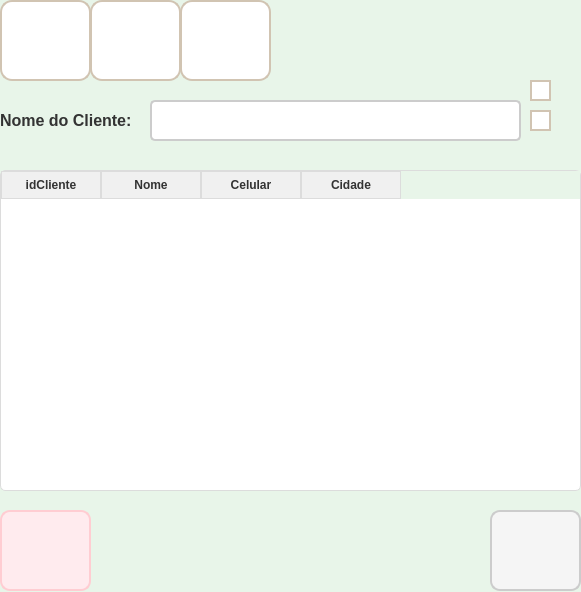
<?xml version="1.0" encoding="UTF-8"?>
<ui version="4.0">
 <class>frm_Cliente</class>
 <widget class="QWidget" name="frm_Cliente">
  <property name="geometry">
   <rect>
    <x>0</x>
    <y>0</y>
    <width>581</width>
    <height>592</height>
   </rect>
  </property>
  <property name="windowTitle">
   <string>Form</string>
  </property>
  <property name="styleSheet">
   <string notr="true">QWidget {
    background-color: #e8f5e9;
}</string>
  </property>
  <widget class="QPushButton" name="btn_Add">
   <property name="geometry">
    <rect>
     <x>0</x>
     <y>0</y>
     <width>91</width>
     <height>81</height>
    </rect>
   </property>
   <property name="styleSheet">
    <string notr="true">QPushButton {
    background-color: #ffffff; 
    border: 2px solid #d1c4b2; 
    border-radius: 12px; 
    color: #5a5a5a; 
    font-size: 14px;
    font-weight: bold; 
    padding: 10px 16px;
    background-image:url(:/icon_add/adicionar.png);
    background-repeat: no-repeat;
    background-position: center;
    transition: all 0.3s ease;
}

QPushButton:hover {
    background-color: #f2ebe0;
    border-color: #c4b49e;
}

QPushButton:pressed {
    background-color: #e8dfcf; 
    border-color: #b39b8d;
    padding-left: 12px;
    padding-top: 4px;
}</string>
   </property>
   <property name="text">
    <string/>
   </property>
  </widget>
  <widget class="QPushButton" name="btn_voltar">
   <property name="geometry">
    <rect>
     <x>490</x>
     <y>510</y>
     <width>91</width>
     <height>81</height>
    </rect>
   </property>
   <property name="styleSheet">
    <string notr="true">QPushButton{
    background-color: #f5f5f5; 
    border: 2px solid #cccccc;
    border-radius: 10px; 
    padding: 10px; 
    color: #333333; 
    font-size: 14px; 
	background-image:url(:/icon_volt/retornar.png);
    background-repeat: no-repeat; 
    background-position: center;
	transition: all 0.3s ease;
}
QPushButton:hover{
    background-color: #e0e0e0; 
    border-color: #aaaaaa;
	transform: scale(1.05); 
}
QPushButton:pressed{
	background-color: #d6d6d6;
	border-color: #888888;
	transform: scale(0.95);
}</string>
   </property>
   <property name="text">
    <string/>
   </property>
  </widget>
  <widget class="QPushButton" name="btn_consul">
   <property name="geometry">
    <rect>
     <x>180</x>
     <y>0</y>
     <width>91</width>
     <height>81</height>
    </rect>
   </property>
   <property name="styleSheet">
    <string notr="true">QPushButton {
    background-color: #ffffff; 
    border: 2px solid #d1c4b2; 
    border-radius: 12px; 
    color: #5a5a5a;
    font-size: 14px;
    font-weight: bold;
    padding: 10px 16px; 
    background-image:url(:/icon_alt/consultar.png);
    background-repeat: no-repeat;
    background-position: center;
    transition: all 0.3s ease;
}

QPushButton:hover {
    background-color: #f2ebe0;
    border-color: #c4b49e;
}

QPushButton:pressed {
    background-color: #e8dfcf;
    border-color: #b39b8d;
    padding-left: 12px;
    padding-top: 4px;
}</string>
   </property>
   <property name="text">
    <string/>
   </property>
  </widget>
  <widget class="QPushButton" name="btn_alterar">
   <property name="geometry">
    <rect>
     <x>90</x>
     <y>0</y>
     <width>91</width>
     <height>81</height>
    </rect>
   </property>
   <property name="styleSheet">
    <string notr="true">QPushButton {
    background-color: #ffffff; 
    border: 2px solid #d1c4b2; 
    border-radius: 12px; 
    color: #5a5a5a; 
    font-size: 14px;
    font-weight: bold; 
    padding: 10px 16px;
    background-image:url(:/icon_alt/alterar.png);
    background-repeat: no-repeat;
    background-position: center;
    transition: all 0.3s ease;
}

QPushButton:hover {
    background-color: #f2ebe0;
    border-color: #c4b49e;
}

QPushButton:pressed {
    background-color: #e8dfcf; 
    border-color: #b39b8d;
    padding-left: 12px;
    padding-top: 4px;
}</string>
   </property>
   <property name="text">
    <string/>
   </property>
  </widget>
  <widget class="QPushButton" name="btn_excluir">
   <property name="geometry">
    <rect>
     <x>0</x>
     <y>510</y>
     <width>91</width>
     <height>81</height>
    </rect>
   </property>
   <property name="styleSheet">
    <string notr="true">QPushButton {
    background-color: #ffebee; 
    border: 2px solid #ffcdd2;
    border-radius: 10px;
    color: #b71c1c; 
    font-size: 14px;
    font-weight: bold;
    padding: 10px 16px;
    background-image:url(:/icon_exc/excluir.png);
    background-repeat: no-repeat;
    background-position: center;
    padding-left: 40px;
    transition: all 0.3s ease;
}

QPushButton:hover {
    background-color: #ffcdd2;
    border-color: #e57373;
    color: #d32f2f; 
}

QPushButton:pressed {
    background-color: #e57373;
    border-color: #b71c1c;
    padding-left: 44px;
    padding-top: 2px;
}</string>
   </property>
   <property name="text">
    <string/>
   </property>
  </widget>
  <widget class="QPushButton" name="btn_pesquisar">
   <property name="geometry">
    <rect>
     <x>530</x>
     <y>110</y>
     <width>21</width>
     <height>21</height>
    </rect>
   </property>
   <property name="styleSheet">
    <string notr="true">QPushButton {
    background-color: #ffffff; 
    border: 2px solid #d1c4b2; 
    border-radius: 12px;
    color: #5a5a5a; 
    font-size: 14px;
    font-weight: bold; 
    padding: 10px 16px;
    background-image:url(:/icon_pesq/pesquisar.png); 
    background-repeat: no-repeat;
    background-position: center;
    transition: all 0.3s ease; 
}

QPushButton:hover {
    background-color: #f2ebe0; 
    border-color: #c4b49e;
}

QPushButton:pressed {
    background-color: #e8dfcf;
    border-color: #b39b8d; 
    padding-left: 12px; 
    padding-top: 4px;
}</string>
   </property>
   <property name="text">
    <string/>
   </property>
  </widget>
  <widget class="QLabel" name="lbl_nomeCliente">
   <property name="geometry">
    <rect>
     <x>0</x>
     <y>110</y>
     <width>151</width>
     <height>21</height>
    </rect>
   </property>
   <property name="font">
    <font>
     <pointsize>-1</pointsize>
     <weight>75</weight>
     <bold>true</bold>
    </font>
   </property>
   <property name="styleSheet">
    <string notr="true">QLabel {
    font-size: 16px;
    color: #333333;
    font-weight: bold;
    text-shadow: 1px 1px 2px rgba(0, 0, 0, 0.4);
}
</string>
   </property>
   <property name="text">
    <string>Nome do Cliente:</string>
   </property>
  </widget>
  <widget class="QLineEdit" name="txt_nomeCliente">
   <property name="geometry">
    <rect>
     <x>150</x>
     <y>100</y>
     <width>371</width>
     <height>41</height>
    </rect>
   </property>
   <property name="font">
    <font>
     <pointsize>-1</pointsize>
    </font>
   </property>
   <property name="styleSheet">
    <string notr="true">QLineEdit {
    border: 2px solid #cccccc; 
    border-radius: 5px; 
    padding: 6px; 
    font-size: 14px; 
    background-color: #ffffff;
    transition: all 0.3s ease;
}

QLineEdit:hover {
    border: 2px solid #3f51b5; 
    background-color: #f5f5f5; 
}
</string>
   </property>
  </widget>
  <widget class="QPushButton" name="btn_filtro">
   <property name="geometry">
    <rect>
     <x>530</x>
     <y>80</y>
     <width>21</width>
     <height>21</height>
    </rect>
   </property>
   <property name="styleSheet">
    <string notr="true">QPushButton {
    background-color: #ffffff; 
    border: 2px solid #d1c4b2; 
    border-radius: 12px;
    color: #5a5a5a; 
    font-size: 14px; 
    font-weight: bold;
    padding: 10px 16px; 
    background-image:url(:/icon_filt/filtro.png);
    background-repeat: no-repeat;
    background-position: center;
    transition: all 0.3s ease; 
}

QPushButton:hover {
    background-color: #f2ebe0; 
    border-color: #c4b49e;
}

QPushButton:pressed {
    background-color: #e8dfcf; 
    border-color: #b39b8d; 
    padding-left: 12px;
    padding-top: 4px;
}</string>
   </property>
   <property name="text">
    <string/>
   </property>
  </widget>
  <widget class="QTableWidget" name="tableWidget">
   <property name="geometry">
    <rect>
     <x>0</x>
     <y>170</y>
     <width>581</width>
     <height>321</height>
    </rect>
   </property>
   <property name="styleSheet">
    <string notr="true">QTableWidget, QTableView {
    border: 1px solid #dcdcdc; 
    border-radius: 5px; 
    gridline-color: #dcdcdc; 
    background-color: #ffffff; 
    font-size: 14px; 
    color: #333333; 
}

QHeaderView::section {
    background-color: #f0f0f0; 
    color: #333333;
    font-weight: bold; 
    border: 1px solid #dcdcdc; 
    padding: 4px; 
}

QTableWidget::item:selected, QTableView::item:selected {
    background-color: #b3d9ff; 
    color: #000000;
}

QTableCornerButton::section {
    background-color: #f0f0f0; 
    border: 1px solid #dcdcdc;
}

QScrollBar:vertical {
    background: #f0f0f0;
    width: 12px; 
    margin: 2px 0 2px 0; 
    border: none; 
}

QScrollBar::handle:vertical {
    background: #b0bec5; 
    min-height: 20px; 
    border-radius: 6px; 
}

QScrollBar::handle:vertical:hover {
    background: #90a4ae; 
}

QScrollBar::add-line:vertical, QScrollBar::sub-line:vertical {
    background: none; 
    height: 0px; 
}

QScrollBar::add-page:vertical, QScrollBar::sub-page:vertical {
    background: none; 
}

QScrollBar:horizontal {
    background: #f0f0f0; 
    height: 12px; 
    margin: 0 2px 0 2px; 
    border: none;
}

QScrollBar::handle:horizontal {
    background: #b0bec5;
    min-width: 20px; 
    border-radius: 6px;
}

QScrollBar::handle:horizontal:hover {
    background: #90a4ae; 
}

QScrollBar::add-line:horizontal, QScrollBar::sub-line:horizontal {
    background: none;
    width: 0px;
}

QScrollBar::add-page:horizontal, QScrollBar::sub-page:horizontal {
    background: none;
}
</string>
   </property>
   <column>
    <property name="text">
     <string>idCliente</string>
    </property>
   </column>
   <column>
    <property name="text">
     <string>Nome</string>
    </property>
   </column>
   <column>
    <property name="text">
     <string>Celular</string>
    </property>
   </column>
   <column>
    <property name="text">
     <string>Cidade</string>
    </property>
   </column>
  </widget>
 </widget>
 <resources>
  <include location="icon_adicionar.qrc"/>
  <include location="icon_consultar.qrc"/>
  <include location="icon_excluir.qrc"/>
  <include location="icon_filtro.qrc"/>
  <include location="icon_pesquisar.qrc"/>
  <include location="icon_voltar.qrc"/>
  <include location="icon_alterar.qrc"/>
 </resources>
 <connections/>
</ui>
